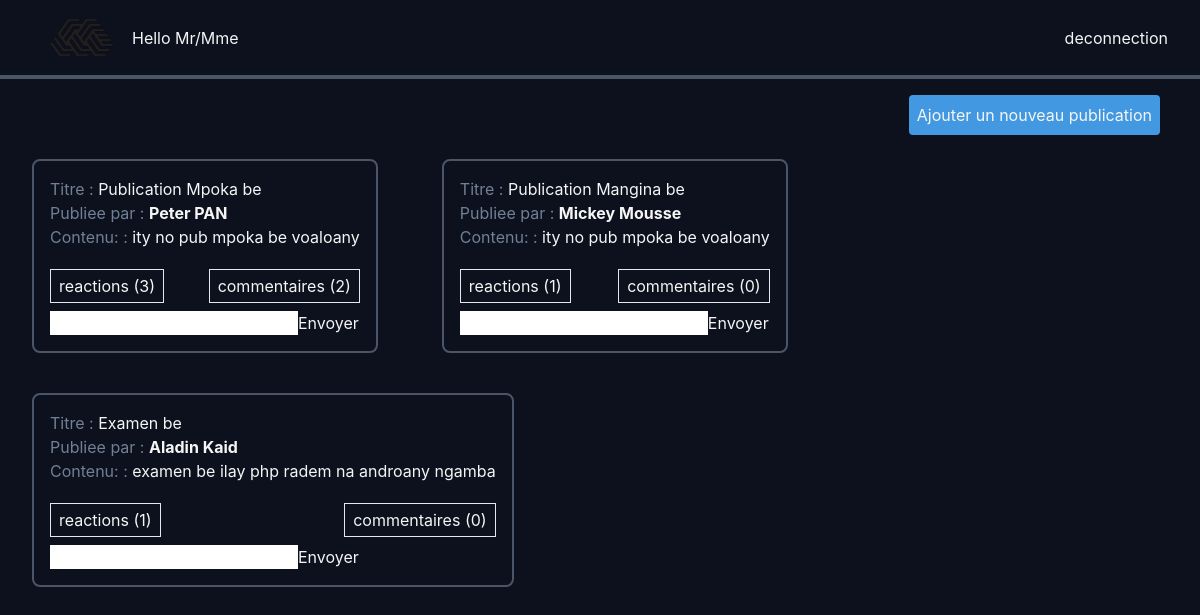
Screenshot of /home (signed in) with the database file from the repository.
### tables this page shows
CREATE TABLE IF NOT EXISTS Publication (
    id INT AUTO_INCREMENT PRIMARY KEY,
    titre VARCHAR(255) NOT NULL,
    description TEXT ,
    author_id INT NOT NULL 
);

CREATE TABLE IF NOT EXISTS User (
    id INT AUTO_INCREMENT PRIMARY KEY,
    nom VARCHAR(255) NOT NULL,
    prenom VARCHAR(255) ,
    email VARCHAR(255) NOT NULL UNIQUE,
    password VARCHAR(255) NOT NULL,
    isAdmin INT DEFAULT 0 
);

### _core/View.php (called while the page is built, shortened)
<?php
class View{
    private $pageRoute;
    private $template;
    public function __construct(){
        $this->pageRoute = path('View');
        $this->template = path("/View/template.php");
    }
    public function renderView($page,$data=[]){
        extract($data);
        require_once $this->pageRoute.$page;
        $content = ob_get_clean();
        require_once $this->template;
    }
}
?>

### Controller/PublicationController.php (called while the page is built, shortened)
<?php
class PublicationController extends Controller{
    public $publicationService;
    public function __construct(){
        $this->publicationService = new PublicationService();
    }
    public function showAllPublications(){
        $reactions = $this->publicationService->reactionModel->findAll();
        $publications = $this->publicationService->publicationModel->getAllPubs();
        Parent::getPage()->renderView("/Page/publication/list.php",[
            'publications'=>$publications,
            'reactions'=>$reactions,
            'title'=>"List"
        ]);
    }
}
?>

### Routes/WebRoute.php (called while the page is built, shortened)
<?php
Route::get('/home',"PublicationController","showAllPublications",['guard'=>'Auth']);
?>

### _core/Kernel.php (called while the page is built, shortened)
<?php
require_once '_core/Helper.php';
require_once '_core/QueryBuilder.php';
require_once '_core/View.php';
require_once '_core/Route.php';
requireAllIn('Routes');
?>

### index.php (called while the page is built, shortened)
<?php
    require_once "./_core/Kernel.php";
?>

### _core/QueryBuilder.php (called while the page is built, shortened)
<?php
class QueryBuilder extends Database{
    public $query;
    public $request;
    public function __construct(){
        $this->query="";
    }
    public function query(string $sql){
        $this->query.=" ".$sql;
        return $this;
    }
    public function execute($params=[]){
        $DB = $this->getPDO();
        $this->request = $DB->prepare($this->query);
        $this->request->execute($params);
        $this->query="";
    }
    public function fetchAll($mode = PDO::FETCH_OBJ){
        return $this->request->fetchAll($mode);
    }
}

### Model/Publication.php (called while the page is built, shortened)
<?php
class PublicationModel  extends Model{
    public function getAllPubs(){
        $sql = <<<EOD
            SELECT
                p.id AS publication_id,
                p.titre,
                p.description,
                u.nom AS auteur_nom,
                u.prenom AS auteur_prenom,
                COUNT(DISTINCT c.id) AS count_comments,
                COUNT(DISTINCT rp.reaction_id) AS count_reactions
            FROM
                Publication p
            LEFT JOIN User u ON p.author_id = u.id
            LEFT JOIN commentaire_publication cp ON p.id = cp.publication_id
            LEFT JOIN Commentaire c ON cp.commentaire_id = c.id
            LEFT JOIN reaction_publication rp ON p.id = rp.publication_id
            GROUP BY
                p.id, u.id;
        EOD;
        $this->query($sql)->execute();
        return $this->fetchAll();
    }
}

### View/Page/publication/list.php (the view, shortened to what this page needs)
<div class="home min-h-screen h-full">
    <?php include(path("/View/Page/components/header.php"));?>
    <div class="flex items-center justify-end px-10 py-4">
        <button class="transition ease-in-out delay-150 bg-blue-500  p-2 rounded hover:-translate-y-1 hover:scale-110 hover:bg-indigo-500 duration-300"><a href="/publication/new">Ajouter un nouveau publication</a></button>
    </div>
    <section class="flex w-full flex-wrap">
        <?php foreach($publications as $pub) : ?>
            <article
                class="list mx-8 mt-2 mb-8 border-gray-700 border-2 rounded-lg p-4"
            >
                <h4>
                    <span class="text-gray-600">Titre :</span>
                        <?= $pub->titre; ?>
                </h4>
                <p>
                    <span class="text-gray-600">Publiee par :</span>
                    <strong><?= $pub->auteur_nom; ?>   </strong>
                    <strong><?= $pub->auteur_prenom; ?></strong>
                </p>
                <p>
                    <span class="text-gray-600">Contenu:  :</span>
                    <?= $pub->description; ?>
                </p>
                <div
                    class="flex mt-5 items-center justify-between"
                >
                    <span class="reaction-btn px-2 py-1 border border-1 border-white-200 :hover relative">
                        reactions (<?= $pub->count_reactions; ?>)
                    </span>
                    <span class="px-2 py-1 border border-1 border-white-200 :hover" onclick="getCommentFor(<?= $pub->publication_id;?>)">commentaires (<?= $pub->count_comments; ?>) </span>
                </div>
                <div id="commentaire<?= $pub->publication_id ;?>" class="pt-2"></div>
                <div class="newComs">
                    <form action="#" class="flex">
                        <div>
                            <input type="text" name="newComs">
                        </div>
                        <button type="submit">Envoyer</button>
                    </form>
                </div>
            </article>
        <?php endforeach; ?>
    </section>
</div>

### View/Page/components/header.php (shortened to what this page needs)
<header class="flex justify-between px-8 border-b-4 border-gray-700">
    <div class="flex items-center">
        <img src="<?= img('/logo.png')?>" alt="" width=100 height="80">
        <h2>Hello Mr/Mme <?= $_SESSION['user']->nom. " " .$_SESSION['user']->prenom?>
        </h2>
    </div>
    <div class="flex">
        <button class="ml-16 hover:text-red-400"><a href="/deconnection">deconnection</a></button>
    </div>
</header>

### _core/Helper.php (shortened to what this page needs)
<?php
function style($style){
    return SERVER_ROUTE."/Public/assets/".$style;
}
function img($style){
    return SERVER_ROUTE."/Public/img/".$style;
}
function requireAllIn($directoryPath){
    $files = scandir($directoryPath);
    foreach ($files as $file) {
        if (pathinfo($file, PATHINFO_EXTENSION) === 'php') {
            $filePath = $directoryPath. '/'. $file;
            require_once $filePath;
        }
    }
}
?>

### _core/Route.php (shortened to what this page needs)
<?php
class Route{
    private static $status= false;
    public static function request($url,$controller,$method,array $option = []){
        $params = static::getUrlParams($url);
        if(isset($_POST) && is_array($params)) $params = array_merge($params,$_POST);
        if($params!==false && method_exists($controller,$method)) {
            if(isset($_POST) && is_array($_POST)) $params = array_merge($params,$_POST);
            self::$status = true ;
            call_user_func([new $controller(),$method],$params);
        }
    }
    public static function get($url,$controller,$method,array $option = []){
        if(URL_METHOD=="GET" && !self::$status){
            static::request($url,$controller,$method,$option);
        }
    }
    public static function getUrlParams($url){
        $params = [];
        $URL = explode('?',URL);
        $URL = explode('/',$URL[0]);
        $url = explode('/',$url);
        foreach($url as $k =>$u){
            if(!isset($URL[$k])){
                return false;
            }
            else if(isset($u[0]) && $u[0]=="{"){
                $p = str_replace('{','',$u);
                $p = str_replace('}','',$p);
                $params[$p]=$URL[$k];
            }
            else if($u!=$URL[$k]){
                return false;
            }
        }
        return $params;
    }
}
?>

### View/template.php (shortened to what this page needs)
<!DOCTYPE html>
<html lang="en">
<head>
    <link rel="stylesheet" href=<?= style("tailwind-all.css")?>>
    <link rel="stylesheet" href=<?= style("tailwind-utilities.css")?>>
    <link rel="stylesheet" href=<?= style("tailwind-components.css")?>>
    <link rel="stylesheet" href=<?= style("style.css")?>>
</head>
<body>
    <div class="content relative w-screen min-h-screen h-full bg-[#0c111d]">
        <?= $content?>
    </div>
</body>
</html>

### Public/assets/style.css (style rules this page uses)
.home { background-color: #0c111d; color:whitesmoke; }

### rows the page displays
publication: titre "Publication Mpoka be", author.nom "Peter", author.prenom "PAN", description "ity no pub mpoka be voaloany", count_reactions "3", count_comments "2"
publication: titre "Publication Mangina be", author.nom "Mickey", author.prenom "Mousse", description "ity no pub mpoka be voaloany", count_reactions "1", count_comments "0"
publication: titre "Examen be", author.nom "Aladin", author.prenom "Kaid", description "examen be ilay php radem na androany ngamba", count_reactions "1", count_comments "0"
